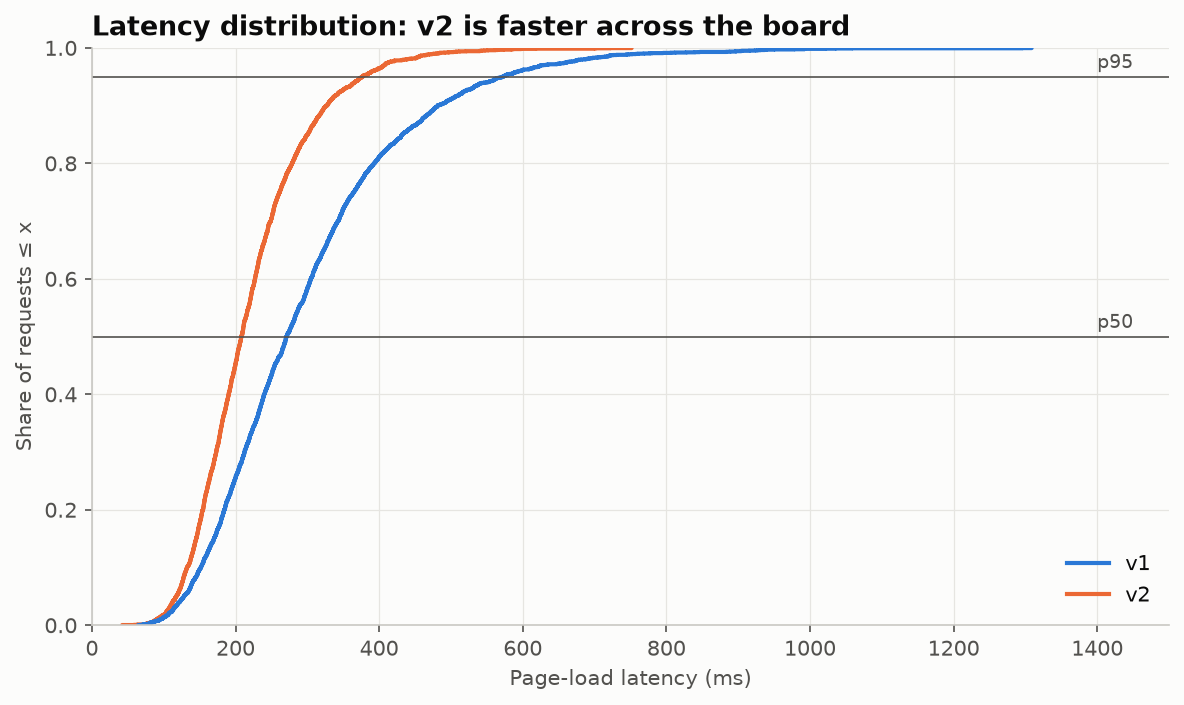

The Python source for this figure:
"""
Empirical CDF (ECDF)  -  family: Distribution

DESIGN PURPOSE
For every value x, plots the fraction of observations ≤ x. It has no bins or
smoothing, and it answers percentile questions directly ('what share of users
wait under 2 s?').

WHEN TO USE
  - Compare distributions precisely, with no binning choices
  - Read percentiles and thresholds (SLAs, latency, dose response)
  - Overlay several groups without the clutter of overlapping histograms

AVOID WHEN
  - The audience is unfamiliar with cumulative plots (shape is less intuitive
    than a histogram)

ALTERNATIVES
  - Histogram
  - KDE density
  - Box plot

EXAMPLE
Page-load latency for two server versions, 3,000 requests each, with p50 and
p95 marked.

Run:  python ecdf.py

The notebook also shows this chart built with: plotly.
"""
import sys
from pathlib import Path

import numpy as np
import pandas as pd
import matplotlib.pyplot as plt

# Library style: categorical colors in fixed order, recessive axes, hairline grid.
PALETTE = ["#2a78d6", "#eb6834", "#1baf7a", "#eda100",
           "#e87ba4", "#008300", "#6250d6", "#e34948"]
SEQ_CMAP = "Blues"      # sequential: one hue, light -> dark
DIV_CMAP = "RdBu_r"     # diverging: two opposite hues, neutral midpoint
GRAY = "#b8b7b1"        # de-emphasised marks
plt.rcParams.update({
    "figure.figsize": (8, 4.8), "figure.dpi": 110, "figure.facecolor": "#fcfcfb",
    "axes.facecolor": "#fcfcfb", "axes.edgecolor": "#c9c8c3", "axes.linewidth": 0.8,
    "axes.spines.top": False, "axes.spines.right": False,
    "axes.grid": True, "grid.color": "#e6e5e1", "grid.linewidth": 0.6, "axes.axisbelow": True,
    "axes.prop_cycle": plt.cycler(color=PALETTE),
    "axes.titlesize": 13, "axes.titleweight": "bold", "axes.titlelocation": "left",
    "axes.labelcolor": "#52514e", "xtick.color": "#52514e", "ytick.color": "#52514e",
    "text.color": "#0b0b0b", "font.size": 10, "lines.linewidth": 2,
    "legend.frameon": False,
})

# --- Example data ------------------------------------------------------------
rng = np.random.default_rng(29)
df = pd.concat([
    pd.DataFrame({"version": "v1", "latency_ms": rng.lognormal(5.6, 0.45, 3000)}),
    pd.DataFrame({"version": "v2", "latency_ms": rng.lognormal(5.35, 0.35, 3000)}),
], ignore_index=True)
df.groupby("version")["latency_ms"].quantile([0.5, 0.95]).unstack().round(0)

# --- Plot --------------------------------------------------------------------
import seaborn as sns
fig, ax = plt.subplots(figsize=(8, 4.8))
sns.ecdfplot(data=df, x="latency_ms", hue="version", palette=PALETTE[:2], linewidth=2, ax=ax)
for q in [0.5, 0.95]:
    ax.axhline(q, color="#52514e", linewidth=0.8)
    ax.text(1450, q + 0.015, f"p{int(q * 100)}", fontsize=9, color="#52514e", ha="right")
ax.set_xlim(0, 1500)
ax.set_xlabel("Page-load latency (ms)")
ax.set_ylabel("Share of requests ≤ x")
ax.set_title("Latency distribution: v2 is faster across the board")
ax.get_legend().set_title(None)
fig.tight_layout()

# --- Save / show -------------------------------------------------------------
out = Path(__file__).with_name(Path(__file__).stem + ".png")
fig.savefig(out, dpi=150, bbox_inches="tight")
print(f"saved {out}")
if "--no-show" not in sys.argv:
    plt.show()
